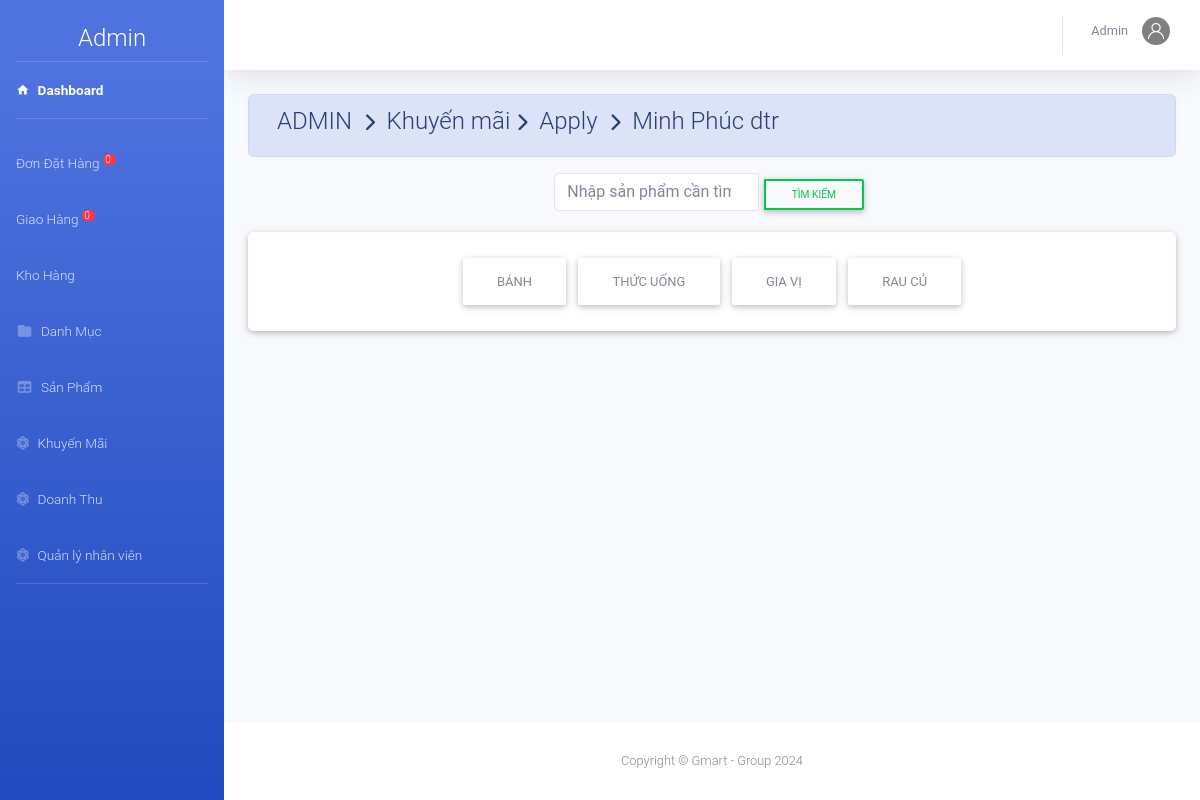
Page /admin/index.php?action=khuyenmai&view=apply&makm=6 (signed in) on the committed database.
### tables this page shows
CREATE TABLE `khuyenmai` (
  `MaKM` int NOT NULL,
  `TenKM` varchar(50) DEFAULT NULL,
  `MoTa` varchar(11) DEFAULT NULL,
  `KM_PT` int DEFAULT NULL,
  `TienKM` decimal(10,0) DEFAULT NULL,
  `NgayBD` date DEFAULT NULL,
  `NgayKT` date DEFAULT NULL
);

CREATE TABLE `nhacc` (
  `MaNCC` int NOT NULL,
  `TenNCC` varchar(50) NOT NULL
);

### admin/khuyenmai/apply.php (the view, shortened to what this page needs)
<?php
    $id=$_GET['makm'];
    $sql_sua="SELECT * FROM `khuyenmai` WHERE MaKM=$id";
    $rs_sua=mysqli_query($conn,$sql_sua);
    $kq=mysqli_fetch_array($rs_sua)
?>
<div class="container-fluid">
    <div class=" alert alert-primary">
        <h4 class="page-title">
             ADMIN &#160;<i class="fas fa-chevron-right" style="font-size: 18px"></i>&#160; Khuyến mãi&#160;<i
                class="fas fa-chevron-right" style="font-size: 18px"></i>&#160; Apply &#160;<i
                class="fas fa-chevron-right" style="font-size: 18px"></i>&#160; <?php echo $kq['TenKM'] ?>
        </h4>
    </div>
</div>
<div class="form-row m-auto">
    <div class="form-group col-sm-4"></div>
    <div class="form-group col-sm-4">
        <form action="index.php?action=khuyenmai&view=apply&makm=<?php echo $id ?>" method="POST">
            <div class="input-group ">
                <input class="form-control   border search " type="search" placeholder="Nhập sản phẩm cần tìm"
                    id="example-search-input" name="tk" />
                <span class="input-group-append">
                    <button class="btn btn-outline-success btn-sm   search " name="btsearch" type="submit">Tìm
                        kiếm</button>
                </span>
            </div>
        </form>
    </div>
</div>
<form action="index.php?action=khuyenmai&view=apply&makm=<?php echo $id ?>" method="POST" class="container-fluid ">
    <div class="card">
        <div class=" card-body row m-auto">
            <?php $sql="select *from nhacc";$rs=mysqli_query($conn,$sql);while ($row=mysqli_fetch_array($rs)) {?>
            <button class="btn" value="<?php echo $row['MaNCC'] ?>" type="submit"
                name="th"><?php echo $row['TenNCC'] ?></button><?php }?>
        </div>
    </div>
</form><br>

### rows in the picture
khuyenmai: TenKM "Minh Phúc dtr"
nhacc: $row['MaNCC'] 1 (drawn), TenNCC "BÁNH"
nhacc: $row['MaNCC'] 2 (drawn), TenNCC "THỨC UỐNG"
nhacc: $row['MaNCC'] 3 (drawn), TenNCC "GIA VỊ"
nhacc: $row['MaNCC'] 4 (drawn), TenNCC "RAU CỦ"

### other values in the picture
$dem "0"
$nv['TenNV'] "Admin"
